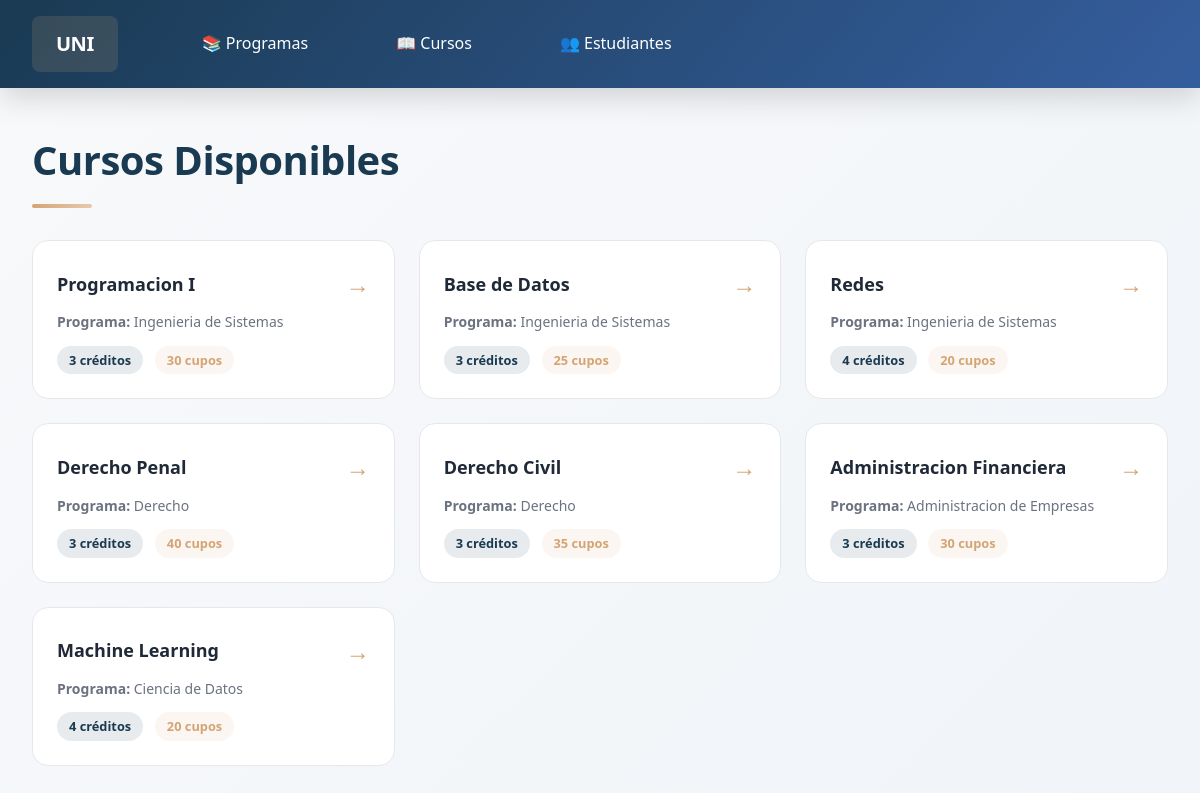
Screenshot of /cursos/ with the database file from the repository.
### universidad/models.py (models this page shows, shortened)
class Course(models.Model):
    CATEGORIES = [
        ("PRESENCIAL", "Presencial"),
        ("VIRTUAL", "Virtual"),
        ("HIBRIDO", "Híbrido"),
    ]
    name = models.CharField(max_length=100)
    program = models.ForeignKey(
        Program,
        on_delete=models.CASCADE,
        related_name="courses"
    )
    quotas = models.IntegerField()
    credit_number = models.IntegerField()
    category = models.CharField(
        max_length=10,
        choices=CATEGORIES,
        default="PRESENCIAL"
    )

class Program(models.Model):
    TYPES = [
        ("PREGRADO", "Pregrado"),
        ("POSGRADO", "Posgrado"),
        ("TECNOLOGO", "Tecnólogo"),
        ("ESPECIALIZACION", "Especialización"),
        ("MASTER", "Master"),
    ]
    name = models.CharField(max_length=120)
    type_program = models.CharField(
        max_length=20,
        choices=TYPES,
        default="PREGRADO"
    )

### universidad/views.py (the view)
# urls.py: path("cursos/", views.course_list, name="courses"),
def course_list(request):
    courses = Course.objects.select_related("program").all()
    return render(request, "universidad/course_list.html", {
        "courses": courses
    })

### universidad/templates/universidad/course_list.html (shortened to what this page needs)
{% extends "universidad/base.html" %}
{% block content %}
<h1>Cursos Disponibles</h1>
<div class="list-container">
    {% for course in courses %}
        <div class="list-item">
            <a href="{% url 'universidad:course_detail' course.id %}">
                {{ course.name }}
            </a>
            <div class="secondary-text">
                <strong>Programa:</strong> {{ course.program.name }}
            </div>
            <div class="secondary-text" style="margin-top: 0.75rem;">
                <span style="display: inline-block; background: rgba(26, 58, 82, 0.1); padding: 0.25rem 0.75rem; border-radius: 20px; font-size: 0.8rem; font-weight: 600; color: var(--primary);">
                    {{ course.credit_number }} créditos
                </span>
                <span style="display: inline-block; background: rgba(212, 165, 116, 0.1); padding: 0.25rem 0.75rem; border-radius: 20px; font-size: 0.8rem; font-weight: 600; color: var(--accent); margin-left: 0.5rem;">
                    {{ course.quotas }} cupos
                </span>
            </div>
        </div>
    {% empty %}
        <div class="empty-state" style="grid-column: 1 / -1;">
            No hay cursos disponibles en este momento.
        </div>
    {% endfor %}
</div>
{% endblock %}

### universidad/static/css/main.css (style rules this page uses)
* { margin: 0; padding: 0; box-sizing: border-box; }
:root { --primary: #1a3a52; --primary-light: #2c5aa0; --accent: #d4a574; --accent-light: #e8c9ae; --success: #10b981; --danger: #ef4444; --bg-primary: #f8f9fb; --bg-secondary: #ffffff; --text-primary: #1f2937; --text-secondary: #6b7280; --border: #e5e7eb; --shadow-sm: 0 2px 4px rgba(0, 0, 0, 0.05); --shadow-md: 0 4px 12px rgba(0, 0, 0, 0.1); --shadow-lg: 0 10px 30px rgba(0, 0, 0, 0.15); }
html { scroll-behavior: smooth; }
body { font-family: 'Segoe UI', 'Trebuchet MS', sans-serif; background: linear-gradient(135deg, var(--bg-primary) 0%, #f0f4f8 100%); color: var(--text-primary); line-height: 1.6; min-height: 100vh; }
h1 { font-size: 2.5rem; font-weight: 700; margin-bottom: 1rem; color: var(--primary); letter-spacing: -0.5px; animation: slideInDown 0.6s ease-out; }
h1::after { content: ''; display: block; width: 60px; height: 4px; background: linear-gradient(90deg, var(--accent), var(--accent-light)); margin-top: 0.75rem; border-radius: 2px; }
.list-container { display: grid; grid-template-columns: repeat(auto-fill, minmax(320px, 1fr)); gap: 1.5rem; margin: 2rem 0; animation: fadeInUp 0.8s ease-out 0.2s both; }
.list-item { background: var(--bg-secondary); border: 1px solid var(--border); border-radius: 1rem; padding: 1.5rem; transition: all 0.3s cubic-bezier(0.4, 0, 0.2, 1); position: relative; overflow: hidden; }
.list-item::before { content: ''; position: absolute; top: 0; left: 0; right: 0; height: 4px; background: linear-gradient(90deg, var(--primary), var(--accent)); transform: scaleX(0); transform-origin: left; transition: transform 0.3s ease-out; }
.list-item a { color: var(--text-primary); text-decoration: none; font-weight: 600; font-size: 1.125rem; display: flex; justify-content: space-between; align-items: center; transition: color 0.3s ease; }
.list-item a::after { content: '→'; font-size: 1.5rem; color: var(--accent); transition: transform 0.3s ease; }
.list-item .secondary-text { color: var(--text-secondary); font-size: 0.875rem; margin-top: 0.5rem; font-weight: 400; }

### rows the page displays
Course: name "Programacion I", program.name "Ingenieria de Sistemas", credit_number "3", quotas "30"
Course: name "Base de Datos", program.name "Ingenieria de Sistemas", credit_number "3", quotas "25"
Course: name "Redes", program.name "Ingenieria de Sistemas", credit_number "4", quotas "20"
Course: name "Derecho Penal", program.name "Derecho", credit_number "3", quotas "40"
Course: name "Derecho Civil", program.name "Derecho", credit_number "3", quotas "35"
Course: name "Administracion Financiera", program.name "Administracion de Empresas", credit_number "3", quotas "30"
Course: name "Machine Learning", program.name "Ciencia de Datos", credit_number "4", quotas "20"
